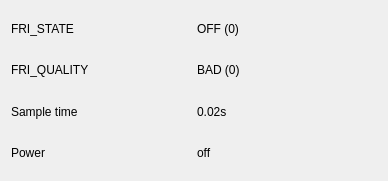
<?xml version="1.0" encoding="UTF-8"?>
<ui version="4.0">
 <class>cedar::test::FriStatusWidget</class>
 <widget class="QWidget" name="cedar::test::FriStatusWidget">
  <property name="geometry">
   <rect>
    <x>0</x>
    <y>0</y>
    <width>388</width>
    <height>181</height>
   </rect>
  </property>
  <property name="focusPolicy">
   <enum>Qt::StrongFocus</enum>
  </property>
  <property name="windowTitle">
   <string>FRI Status information</string>
  </property>
  <layout class="QGridLayout">
   <item row="3" column="0">
    <widget class="QLabel" name="mpLabelQuality">
     <property name="text">
      <string>FRI_QUALITY</string>
     </property>
    </widget>
   </item>
   <item row="4" column="0">
    <widget class="QLabel" name="mpLabelSampleTime">
     <property name="enabled">
      <bool>true</bool>
     </property>
     <property name="text">
      <string>Sample time</string>
     </property>
    </widget>
   </item>
   <item row="1" column="1">
    <widget class="QLabel" name="mpLabelStateData">
     <property name="text">
      <string>OFF (0)</string>
     </property>
    </widget>
   </item>
   <item row="3" column="1">
    <widget class="QLabel" name="mpLabelQualData">
     <property name="text">
      <string>BAD (0)</string>
     </property>
    </widget>
   </item>
   <item row="4" column="1">
    <widget class="QLabel" name="mpLabelSampleTimeData">
     <property name="text">
      <string>0.02s</string>
     </property>
    </widget>
   </item>
   <item row="1" column="0">
    <widget class="QLabel" name="mpLabelState">
     <property name="text">
      <string>FRI_STATE</string>
     </property>
    </widget>
   </item>
   <item row="5" column="0">
    <layout class="QHBoxLayout" name="horizontalLayout">
     <item>
      <widget class="QLabel" name="mpLabelPower">
       <property name="text">
        <string>Power</string>
       </property>
      </widget>
     </item>
    </layout>
   </item>
   <item row="5" column="1">
    <widget class="QLabel" name="mpLabelPowerData">
     <property name="text">
      <string>off</string>
     </property>
    </widget>
   </item>
  </layout>
 </widget>
 <resources/>
 <connections/>
</ui>
